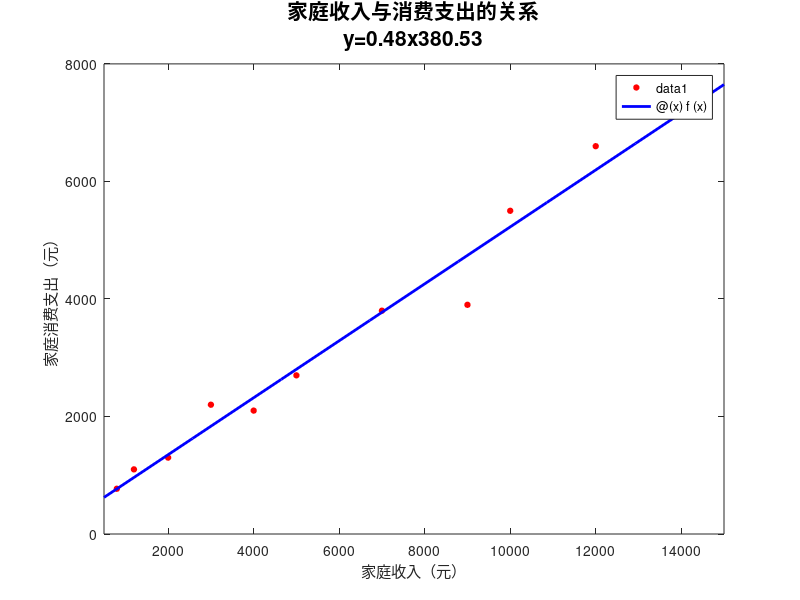

The MATLAB script that drew this image:
income = [800 1200 2000 3000 4000 5000 7000 9000 10000 12000];
payment = [770 1100 1300 2200 2100 2700 3800 3900 5500 6600];
income_ = [ones(10,1) income'];
b = regress(payment',income_);
f=@(x)b(1)+b(2)*x;
plot(income, payment, 'or','MarkerFaceColor','r','MarkerSize',4)
hold on
fplot(@(x)f(x),[500,15000],'-b','LineWidth',2)
xlabel('家庭收入（元）')
ylabel('家庭消费支出（元）')
title(sprintf('家庭收入与消费支出的关系\ny=%.2fx%.2f',b(2),b(1)),'FontSize',15)
